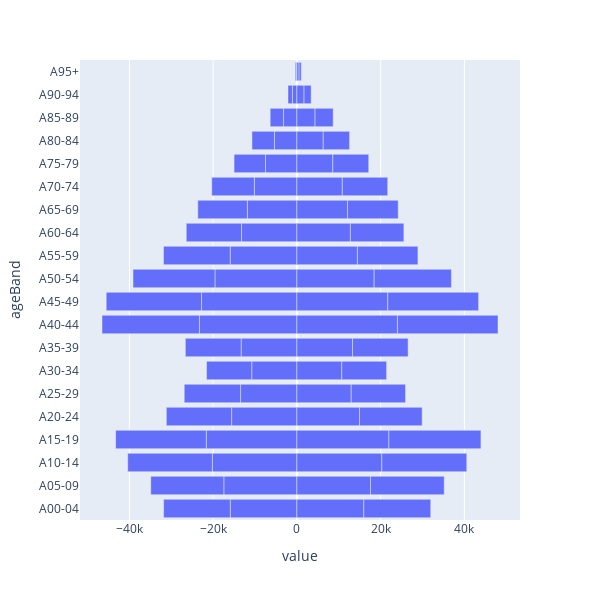

The cell this chart's notebook holds for it:
### Code cell
df_plot = output_df[output_df["year"]==2040]
px.bar(df_plot, y="ageBand", x="value", orientation="h", height=600, width=600)

### Figure 1 — Plotly figure (JSON) as saved in the notebook; plotly's stock layout.template omitted (floating-point values rounded to 4 significant figures)
{"data": [{"alignmentgroup": "True", "hovertemplate": "value=%{x}<br>ageBand=%{y}<extra></extra>", "legendgroup": "", "marker": {"color": "#636efa", "pattern": {"shape": ""}}, "name": "", "offsetgroup": "", "orientation": "h", "showlegend": false, "textposition": "auto", "type": "bar", "x": [-15915, -17451, -20204, -21648, -15593, -13456, -10789, -13324, -23277, -22775, -19573, -15933, -13216, -11836, -10168, -7504, -5367, -3191, -1066, -211, 15984, 17595, 20287, 21979, 14956, 12975, 10713, 13283, 24017, 21701, 18452, 14456, 12776, 12099, 10847, 8580, 6293, 4333, 1704, 523, -15915, -17451, -20204, -21648, -15593, -13456, -10789, -13324, -23277, -22775, -19573, -15933, -13216, -11836, -10168, -7504, -5367, -3191, -1066, -211, 15984, 17595, 20287, 21979, 14956, 12975, 10713, 13283, 24017, 21701, 18452, 14456, 12776, 12099, 10847, 8580, 6293, 4333, 1704, 523], "xaxis": "x", "y": ["A00-04", "A05-09", "A10-14", "A15-19", "A20-24", "A25-29", "A30-34", "A35-39", "A40-44", "A45-49", "A50-54", "A55-59", "A60-64", "A65-69", "A70-74", "A75-79", "A80-84", "A85-89", "A90-94", "A95+", "A00-04", "A05-09", "A10-14", "A15-19", "A20-24", "A25-29", "A30-34", "A35-39", "A40-44", "A45-49", "A50-54", "A55-59", "A60-64", "A65-69", "A70-74", "A75-79", "A80-84", "A85-89", "A90-94", "A95+", "A00-04", "A05-09", "A10-14", "A15-19", "A20-24", "A25-29", "A30-34", "A35-39", "A40-44", "A45-49", "A50-54", "A55-59", "A60-64", "A65-69", "A70-74", "A75-79", "A80-84", "A85-89", "A90-94", "A95+", "A00-04", "A05-09", "A10-14", "A15-19", "A20-24", "A25-29", "A30-34", "A35-39", "A40-44", "A45-49", "A50-54", "A55-59", "A60-64", "A65-69", "A70-74", "A75-79", "A80-84", "A85-89", "A90-94", "A95+"], "yaxis": "y"}], "layout": {"barmode": "relative", "height": 600, "legend": {"tracegroupgap": 0}, "margin": {"t": 60}, "width": 600, "xaxis": {"anchor": "y", "domain": [0, 1], "title": {"text": "value"}}, "yaxis": {"anchor": "x", "domain": [0, 1], "title": {"text": "ageBand"}}}}
